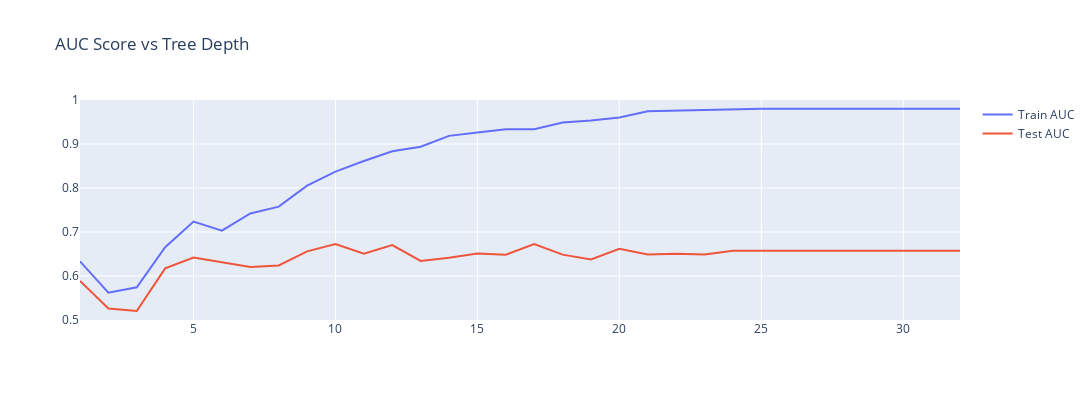

This figure's notebook cell:
### Code cell
fig1 = go.Figure()

# Add traces
fig1.update_layout(yaxis_range=[0.5,1],title='AUC Score vs Tree Depth', width=1200, height=400)

fig1.add_trace(go.Scatter(x=max_depths, y=train_results,
                    mode='lines',
                    name='Train AUC'))
fig1.add_trace(go.Scatter(x=max_depths, y=test_results,
                    mode='lines',
                    name='Test AUC'))

fig1.show()
fig1.write_image("resources/max_depth.png")

### Figure 1 — Plotly figure (JSON) as saved in the notebook; plotly's stock layout.template omitted (floating-point values rounded to 4 significant figures)
{"data": [{"mode": "lines", "name": "Train AUC", "type": "scatter", "x": [1, 2, 3, 4, 5, 6, 7, 8, 9, 10, 11, 12, 13, 14, 15, 16, 17, 18, 19, 20, 21, 22, 23, 24, 25, 26, 27, 28, 29, 30, 31, 32], "y": [0.6333, 0.5619, 0.5745, 0.6655, 0.7237, 0.7031, 0.7422, 0.7577, 0.8053, 0.8374, 0.8613, 0.8835, 0.8938, 0.9185, 0.9262, 0.9336, 0.9336, 0.9487, 0.9535, 0.9602, 0.9742, 0.9757, 0.9779, 0.9801, 0.9801, 0.9801, 0.9801, 0.9801, 0.9801, 0.9801, 0.9801, 0.9801]}, {"mode": "lines", "name": "Test AUC", "type": "scatter", "x": [1, 2, 3, 4, 5, 6, 7, 8, 9, 10, 11, 12, 13, 14, 15, 16, 17, 18, 19, 20, 21, 22, 23, 24, 25, 26, 27, 28, 29, 30, 31, 32], "y": [0.5889, 0.526, 0.5205, 0.6174, 0.6418, 0.6313, 0.6205, 0.624, 0.6559, 0.6729, 0.6508, 0.6704, 0.6343, 0.6413, 0.6512, 0.6485, 0.6728, 0.6485, 0.6375, 0.6617, 0.6487, 0.6507, 0.6487, 0.6573, 0.6573, 0.6573, 0.6573, 0.6573, 0.6573, 0.6573, 0.6573, 0.6573]}], "layout": {"height": 400, "title": {"text": "AUC Score vs Tree Depth"}, "width": 1200, "xaxis": {"autorange": true, "range": [1, 32], "type": "linear"}, "yaxis": {"range": [0.5, 1], "type": "linear"}}}
